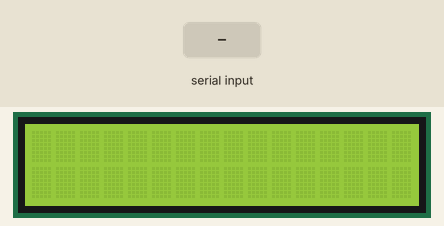
Simulated run of this sketch. Board: Arduino Uno, built with avr-gcc and run on an emulated ATmega328P. Parts: 16×2 character LCD. The test bench sets the inputs (shaded band).

Above: at 1.2 s.
1.3 s: byte 30 received over Serial
2.8 s: byte 90 received over Serial
At 3.7 s:
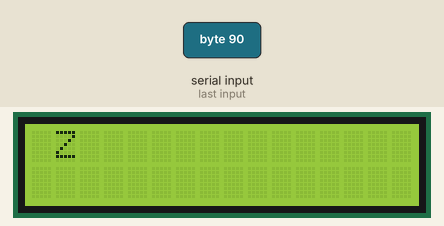
4.3 s: byte 120 received over Serial
At 4.8 s:
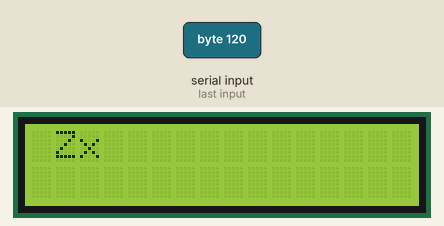
5.8 s: byte 30 received over Serial
7.3 s: byte 90 received over Serial
At 8.3 s:
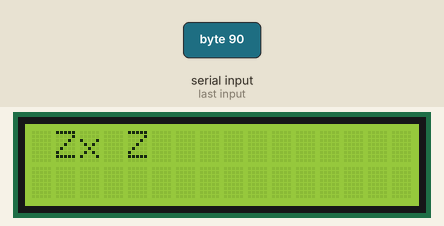
8.8 s: byte 120 received over Serial
At 9.4 s:
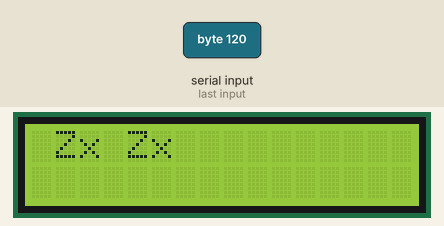
Timing chart, 0 to 11.3 s (numbered marks = the images above; inputs shaded):
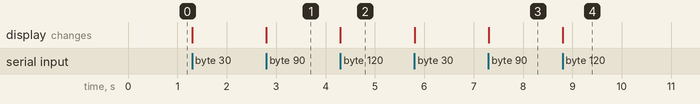

The sketch:

i2c_test.ino
```cpp
// (licence header left out)
#include <Wire.h>
#include <LiquidCrystal_I2C.h>

LiquidCrystal_I2C lcd(0x3f,16,2);  // run ic2_scanner sketch and get the IC2 address, which is 0x3f in my case,it could be 0x3f in many cases

void setup()
{
  Serial.begin(9600);
  lcd.init();                      // initialize the lcd
  lcd.backlight();
  lcd.setCursor(0,0);
}


void loop()
{
  if (Serial.available()) {
      char input = Serial.read();
      lcd.print(input);


  }
}
```

Measured:
- after the input at 2.8 s, the display: changes at once (image 1)
- after the input at 4.3 s, the display: changes at once (image 2)
- after the input at 7.3 s, the display: changes at once (image 3)
- after the input at 8.8 s, the display: changes at once (image 4)
